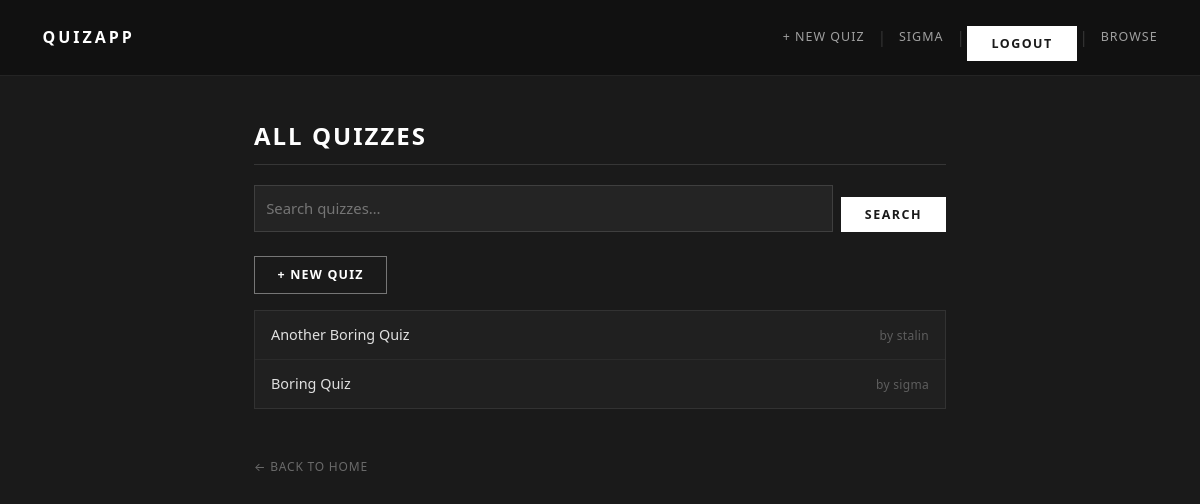
/quizzes/ (signed in), run on the app's committed database.
### quiz/models.py (models this page shows, shortened)
class Quiz(models.Model):
    title = models.CharField(max_length=200)
    description = models.TextField(blank=True)
    created_by = models.ForeignKey(User, on_delete=models.CASCADE, related_name='quizzes')
    created_at = models.DateTimeField(auto_now_add=True)
    invite_code = models.CharField(max_length=8, unique=True, null=True, blank=True)

### quiz/views.py (the view)
# urls.py: path('quizzes/', views.quiz_list, name='quiz_list'),
def quiz_list(request):
    query = request.GET.get('q', '').strip()
    quizzes = Quiz.objects.select_related('created_by').order_by('-created_at')
    if query:
        quizzes = quizzes.filter(Q(title__icontains=query) | Q(description__icontains=query))
    return render(request, 'quiz/quiz_list.html', {'quizzes': quizzes, 'query': query})

### quiz/templates/quiz/quiz_list.html (shortened to what this page needs)
{% extends 'quiz/base.html' %}
{% block content %}
<h1>All Quizzes</h1>
<div class="search-bar">
    <form method="get" action="{% url 'quiz_list' %}">
        <input type="text" name="q" value="{{ query }}" placeholder="Search quizzes…">
        <button type="submit" class="btn">Search</button>
    </form>
</div>
{% if user.is_authenticated %}
<div class="mt-1">
    <a href="{% url 'create_quiz' %}" class="btn">+ New Quiz</a>
</div>
{% endif %}
<ul class="quiz-list mt-1">
    {% for quiz in quizzes %}
        <li>
            <a href="{% url 'quiz_detail' quiz.id %}">{{ quiz.title }}</a>
            <span class="by">by {{ quiz.created_by.username }}</span>
        </li>
    {% empty %}
        <li>No quizzes found.</li>
    {% endfor %}
</ul>
<a href="{% url 'home' %}" class="back-link">Back to Home</a>
{% endblock %}

### quiz/templates/quiz/base.html (shortened to what this page needs)
{% load static %}
<!DOCTYPE html>
<html lang="en">
<head>
    <link rel="stylesheet" href="{% static 'css/style.css' %}">
</head>
<body>
    <nav>
        <a href="{% url 'home' %}" class="brand">QuizApp</a>
        <div class="nav-links">
            {% if user.is_authenticated %}
                <a href="{% url 'create_quiz' %}">+ New Quiz</a>
                <span class="sep">|</span>
                <a href="{% url 'profile' %}">{{ user.username }}</a>
                <span class="sep">|</span>
                <form method="post" action="{% url 'logout' %}" style="display:inline">
                    <button type="submit" class="nav-logout-btn">Logout</button>
                </form>
            {% else %}
                <a href="{% url 'login' %}">Login</a>
                <span class="sep">|</span>
                <a href="{% url 'signup' %}">Register</a>
            {% endif %}
            <span class="sep">|</span>
            <a href="{% url 'quiz_list' %}">Browse</a>
        </div>
    </nav>
    <div class="container">
        {% block content %}{% endblock %}
    </div>
</body>
</html>

### static/css/style.css (style rules this page uses)
*, *::before, *::after { box-sizing: border-box; margin: 0; padding: 0; }
body { background-color: #1a1a1a; color: #e0e0e0; font-family: 'Segoe UI', system-ui, -apple-system, sans-serif; line-height: 1.65; min-height: 100vh; }
nav { background-color: #111111; padding: 0.875rem 2rem; display: flex; align-items: center; justify-content: space-between; border-bottom: 1px solid rgba(255, 255, 255, 0.08); }
nav .brand { color: #ffffff; font-size: 1rem; font-weight: 700; letter-spacing: 3px; text-transform: uppercase; text-decoration: none; }
.nav-links { display: flex; align-items: center; gap: 0.15rem; }
nav a { color: rgba(255, 255, 255, 0.6); text-decoration: none; font-size: 0.78rem; letter-spacing: 1px; text-transform: uppercase; padding: 0.3rem 0.65rem; transition: color 0.15s, background 0.15s; }
.sep { color: rgba(255, 255, 255, 0.15); user-select: none; }
.nav-logout-btn { background: none; border: none; color: rgba(255, 255, 255, 0.6); font-size: 0.78rem; letter-spacing: 1px; text-transform: uppercase; padding: 0.3rem 0.65rem; cursor: pointer; font-family: inherit; transition: color 0.15s, background 0.15s; }
.container { max-width: 740px; margin: 2.5rem auto; padding: 0 1.5rem; }
h1 { font-size: 1.5rem; color: #ffffff; margin-bottom: 1.25rem; padding-bottom: 0.55rem; border-bottom: 1px solid rgba(255, 255, 255, 0.12); text-transform: uppercase; letter-spacing: 2px; font-weight: 700; }
a { color: rgba(255, 255, 255, 0.75); text-decoration: none; }
.back-link { display: inline-block; margin-top: 1.5rem; font-size: 0.75rem; color: rgba(255, 255, 255, 0.35); letter-spacing: 0.8px; text-transform: uppercase; }
.back-link::before { content: '← '; }
.quiz-list { list-style: none; padding: 0; margin-bottom: 1.5rem; border: 1px solid rgba(255, 255, 255, 0.08); background: #202020; }
.quiz-list li { padding: 0.75rem 1rem; border-bottom: 1px solid rgba(255, 255, 255, 0.05); display: flex; align-items: baseline; gap: 0.6rem; }
.quiz-list li:last-child { border-bottom: none; }
.quiz-list li a { color: #e0e0e0; font-weight: 500; font-size: 0.9rem; }
.quiz-list .by { color: rgba(255, 255, 255, 0.28); font-size: 0.75rem; letter-spacing: 0.3px; margin-left: auto; }
.btn { display: inline-block; background-color: transparent; color: #ffffff; border: 1px solid rgba(255, 255, 255, 0.4); padding: 0.5rem 1.4rem; font-size: 0.78rem; font-family: inherit; cursor: pointer; text-decoration: none; letter-spacing: 1.2px; text-transform: uppercase; font-weight: 600; transition: background-color 0.15s, border-color 0.15s; }
button[type="submit"], input[type="submit"] { background-color: #ffffff; color: #1a1a1a; border: none; padding: 0.55rem 1.5rem; font-size: 0.78rem; font-family: inherit; cursor: pointer; margin-top: 0.75rem; letter-spacing: 1.5px; text-transform: uppercase; font-weight: 700; transition: background-color 0.15s; }
input[type="text"], input[type="password"], input[type="email"], input[type="url"], input[type="number"], textarea, select { width: 100%; padding: 0.5rem 0.7rem; border: 1px solid rgba(255, 255, 255, 0.12); background-color: #242424; color: #e0e0e0; font-size: 0.93rem; font-family: inherit; outline: none; transition: border-color 0.2s; }
.search-bar { margin-bottom: 1.5rem; }
.search-bar form { display: flex; gap: 0.5rem; }
.search-bar input[type="text"] { flex: 1; }
.search-bar .btn { flex-shrink: 0; }
.mt-1 { margin-top: 1rem; }

### data on the page
Quiz: title "Another Boring Quiz", created_by.username "stalin"
Quiz: title "Boring Quiz", created_by.username "sigma"

### other printed values
{{ user.username }} "SIGMA"
